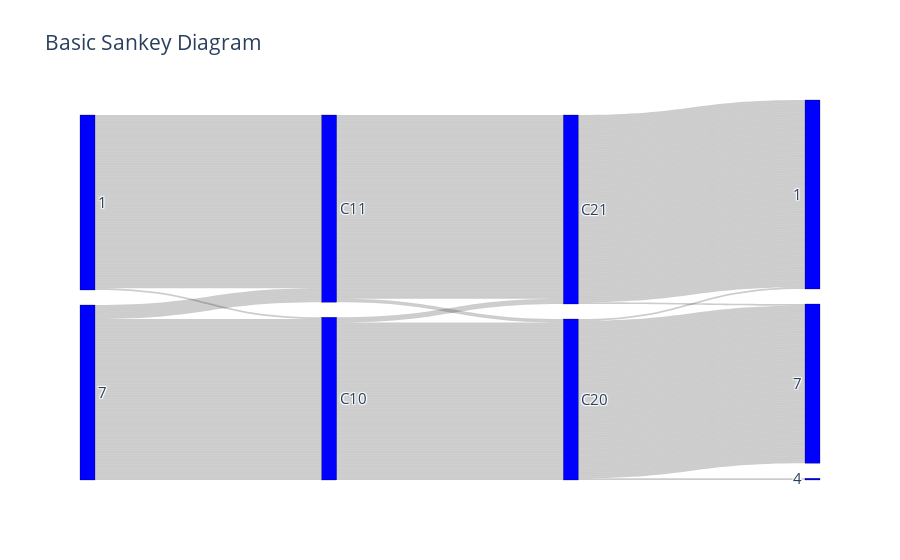

This figure's notebook cell:
### Code cell
node = dict(
      pad = 15,
      thickness = 15,
      line = dict(color = "black", width = 0.25),
      label = label,
      color = "blue"
    )
link = dict(
      source = source, # indices correspond to labels
      target = target,
      value = [1 for t in target],
      label = value
  )

data=[go.Sankey(node=node, link=link)]


fig = go.Figure(data=data)

fig.update_layout(title_text="Basic Sankey Diagram", font_size=15)
fig.show()

### Figure 1 — Plotly figure (JSON) as saved in the notebook; plotly's stock layout.template omitted (floating-point values rounded to 4 significant figures; data arrays with more than 128 entries replaced by an {"elided": "..."} marker saying what was removed)
{"data": [{"link": {"label": {"elided": "600 int values"}, "source": {"elided": "600 int values"}, "target": {"elided": "600 int values"}, "value": {"elided": "600 int values"}}, "node": {"color": "blue", "label": [1, 7, "C10", "C11", "C20", "C21", 1, 7, 4], "line": {"color": "black", "width": 0.25}, "pad": 15, "thickness": 15}, "type": "sankey"}], "layout": {"font": {"size": 15}, "title": {"text": "Basic Sankey Diagram"}}}
